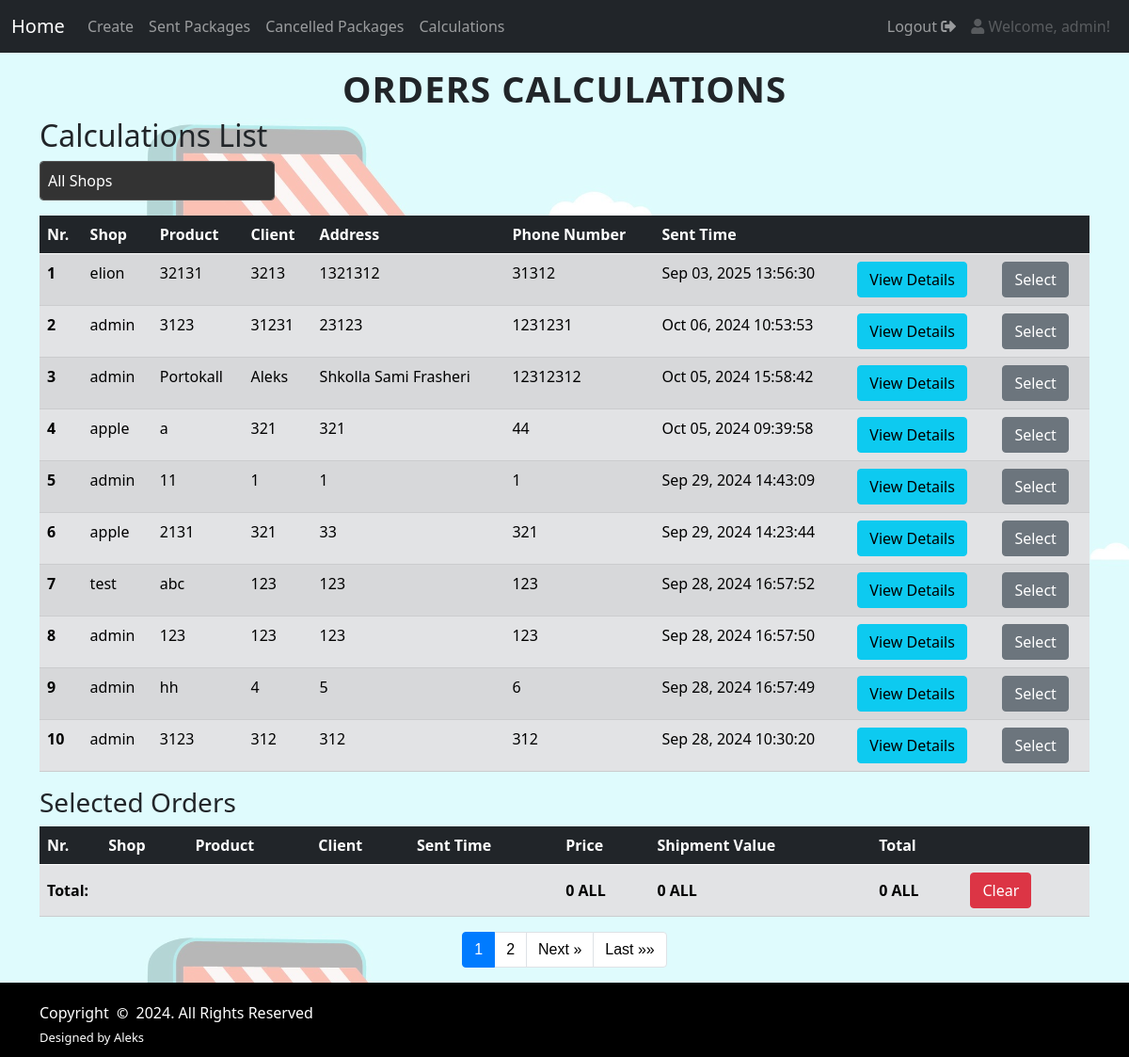
Screenshot of /core/order_calculations (signed in) with the database file from the repository.
### core/models.py (models this page shows, shortened)
class SentPackages(models.Model):
    id = models.UUIDField(primary_key=True, default=uuid.uuid4, editable=False)
    shop = models.ForeignKey(User, on_delete=models.CASCADE, related_name='sent_packages', default=1)
    product = models.CharField(max_length=50)
    price = models.IntegerField(blank=True, null=True)
    shipment_value = models.IntegerField(blank=True, null=True)
    total = models.IntegerField(blank=True, null=True)
    client = models.CharField(max_length=50)
    address = models.CharField(max_length=100)
    phone_number = models.IntegerField()
    ordered_time = models.DateTimeField()
    date_sent = models.DateTimeField(default=timezone.now)
    image = models.ImageField(upload_to='uploads/', blank=True, null=True)

### core/views/order_calculations.py (the view, shortened to what this page needs)
# urls.py: path('order_calculations', order_calculations, name="order_calculations"),
def order_calculations(request):
    template_name = 'core/order_calculations.html'
    shops = User.objects.all()
    if request.user.is_superuser:
        selected_shop = request.GET.get('shop')
        if selected_shop:
            orders = SentPackages.objects.filter(shop_id=selected_shop).order_by("-date_sent")
        else:
            orders = SentPackages.objects.order_by("-date_sent")
    else:
        orders = SentPackages.objects.filter(shop=request.user).order_by("-date_sent")
    selected_orders = request.session.get('selected_orders', [])
    selected_orders_objs = SentPackages.objects.filter(id__in=selected_orders).order_by("-date_sent")
    total_sum = sum(order.total for order in selected_orders_objs)
    total_shipment_value = sum(order.shipment_value for order in selected_orders_objs)
    total_price = sum(order.price for order in selected_orders_objs)
    paginator = Paginator(orders, 10)
    page_number = request.GET.get('page')
    page_obj = paginator.get_page(page_number)
    context = {
        'page_obj': page_obj,
        'selected_orders_objs': selected_orders_objs,
        'total_sum': total_sum,
        'total_shipment_value': total_shipment_value,
        'total_price': total_price,
        'shops': shops,
    }
    return render(request, template_name, context)

### core/templates/core/order_calculations.html (shortened to what this page needs)
<!DOCTYPE html>
{% load static %}
<html lang="en" xmlns:shop.id xmlns:shop.id
<head>
    <link href="https://cdn.jsdelivr.net/npm/bootstrap@5.0.2/dist/css/bootstrap.min.css"
 rel="stylesheet">
    <link href="https://cdnjs.cloudflare.com/ajax/libs/font-awesome/5.15.4/css/all.min.css" rel="stylesheet">
    <link rel="stylesheet" href="https://cdnjs.cloudflare.com/a xmlns:shop.id>jax/libs/font-awesome/5.15.4/css/all.min.css">
    <link href="{% static 'css/order_calculations.css' %}" rel="stylesheet" type="text/css"/>
</head>
<body>
{% include 'navbar.html' %}
<h1 class="text-center fancy-title">ORDERS CALCULATIONS</h1>
    <div class="container" id="calc">
    <h2>Calculations List</h2>
    {% if user.is_superuser %}
    <form method="get" class="mb-3">
        <div class="form-group">
            <select name="shop" id="shop" class="form-control" onchange="this.form.submit()">
                <option value="">All Shops</option>
            </select>
        </div>
    </form>
    {% endif %}
<form method="POST" action="{% url 'order_calculations' %}">
    <table class="table table-secondary table-striped">
        <thead class="table-dark">
            <tr>
                <th scope="col">Nr.</th>
                <th scope="col">Shop</th>
                <th scope="col">Product</th>
                <th scope="col">Client</th>
                <th scope="col">Address</th>
                <th scope="col">Phone Number</th>
                <th scope="col">Sent Time</th>
                <th scope="col"></th>
                <th scope="col"></th>
            </tr>
        </thead>
        <tbody>
            {% for order in page_obj %}
            <tr>
                <th scope="row">{{ forloop.counter|add:page_obj.start_index|add:"-1" }}</th>
                <td>{{ order.shop }}</td>
                <td>{{ order.product }}</td>
                <td>{{ order.client }}</td>
                <td>{{ order.address }}</td>
                <td>{{ order.phone_number }}</td>
                <td>{{ order.date_sent|date:"M d, Y H:i:s" }}</td>
                <th scope="row"><a class="btn btn-info" href="{% url 'info' order.id %}">View Details</a></th>
                <td>
                    <button type="submit" name="select_order" value="{{ order.id }}"
                            class="btn {% if order.id|stringformat:"s" in request.session.selected_orders %}btn-success
                                        {% else %}btn-secondary{% endif %}">
                        {% if order.id|stringformat:"s" in request.session.selected_orders %}
                            Selected
                        {% else %}
                            Select
                        {% endif %}
                    </button>
                </td>
            </tr>
            {% endfor %}
        </tbody>
    </table>
<h3>Selected Orders</h3>
<table class="table table-secondary table-striped" id="selected-orders-table">
    <thead class="table-dark">
        <tr>
            <th scope="col">Nr.</th>
            <th scope="col">Shop</th>
            <th scope="col">Product</th>
            <th scope="col">Client</th>
            <th scope="col">Sent Time</th>
            <th scope="col">Price</th>
            <th scope="col">Shipment Value</th>
            <th scope="col">Total</th>
            <th scope="col"></th>
        </tr>
    </thead>
    <tbody id="selected-orders-body">
        <tfoot>
        <tr>
            <td colspan="5.5"><strong>Total:</strong></td>
            <td><strong>{{ total_price }} ALL</strong></td>
            <td><strong>{{ total_shipment_value }} ALL</strong></td>
            <td><strong>{{ total_sum }} ALL</strong></td>
            <td>
                <button type="submit" name="remove_all" value="true" class="btn btn-danger">Clear</button>
            </td>
        </tr>
        </tfoot>
</table>
</form>
    <nav aria-label="Page navigation">
        <ul class="pagination justify-content-center">
            {% for num in page_obj.paginator.page_range %}
            <li class="page-item {% if page_obj.number == num %}active{% endif %}"><a class="page-link" href="?page={{ num }}{% if request.GET.shop %}&shop={{ request.GET.shop }}{% endif %}">{{ num }}</a></li>
            {% endfor %}
            {% if page_obj.has_next %}
            <li class="page-item"><a class="page-link" href="?page={{ page_obj.next_page_number }}{% if request.GET.shop %}&shop={{ request.GET.shop }}{% endif %}">Next &raquo;</a></li>
            <li class="page-item"><a class="page-link" href="?page={{ page_obj.paginator.num_pages }}{% if request.GET.shop %}&shop={{ request.GET.shop }}{% endif %}">Last &raquo;&raquo;</a></li>
            {% endif %}
        </ul>
    </nav>
    </div>
{% include 'footer.html' %}
</body>
</html>

### templates/navbar.html (shortened to what this page needs)
<nav class="navbar navbar-expand-lg navbar-dark bg-dark">
  <div class="container-fluid">
    <a class="navbar-brand" href="{% url 'home' %}">Home</a>
    <div class="collapse navbar-collapse" id="navbarSupportedContent">
      <ul class="navbar-nav me-auto mb-2 mb-lg-0">
        <li class="nav-item">
          <a class="nav-link" href="{% url 'create' %}">Create</a>
        </li>
        <li class="nav-item">
          <a class="nav-link" href="{% url 'sent_packages' %}">Sent Packages</a>
        </li>
        <li class="nav-item">
          <a class="nav-link" href="{% url 'cancelled_packages' %}">Cancelled Packages</a>
        </li>
        <li class="nav-item">
          <a class="nav-link" href="{% url 'order_calculations' %}">Calculations</a>
        </li>
      </ul>
      <ul class="navbar-nav ms-auto mb-2 mb-lg-0">
        {% if user.is_authenticated %}
          <li class="nav-item">
            <a class="nav-link" href="{% url 'logout' %}">Logout <i class="fas fa-sign-out-alt"></i></a>
          </li>
          <li class="nav-item">
            <a class="nav-link disabled" href="#"> <i class="fas fa-user"></i> Welcome, {{ user.username }}!</a>
          </li>
        {% endif %}
      </ul>
    </div>
  </div>
</nav>

### static/css/order_calculations.css (style rules this page uses)
#calc { min-height: 70vh; display: flex; flex-direction: column; }
h1.fancy-title { margin-top: 15px; font-size: 2.4rem; letter-spacing: 1px; font-weight: bold; }
body { background-image: url('/static/image/background.jpg'); background-color: rgba(255, 255, 255, 0.7); background-blend-mode: lighten; background-size: 90%; }
.form-group { max-width: 250px; margin-left: 0; }
.form-control { background-color: #333; color: #fff; border: 1px solid #555; border-radius: 0.25rem; padding: 0.5rem; width: 100%; transition: background-color 0.3s ease, border-color 0.3s ease, box-shadow 0.3s ease; }
.form-control option { background-color: #333; color: #fff; }
.pagination { width: 100%; padding: 0 1rem; display: flex; justify-content: center; font-family: cursive, sans-serif; }
.page-link { color: #000; background-color: #fff; border: 1px solid #dee2e6; text-decoration: none; transition: background-color 0.15s ease-in-out, color 0.15s ease-in-out; }
.page-item.active .page-link { background-color: #007bff; color: #fff; border-color: #007bff; }

### rows the page displays
SentPackages: shop "elion", product "32131", client "3213", address "1321312", phone_number "31312", date_sent "Sep 03, 2025 13:56:30", shows "Select"
SentPackages: shop "admin", product "3123", client "31231", address "23123", phone_number "1231231", date_sent "Oct 06, 2024 10:53:53", shows "Select"
SentPackages: shop "admin", product "Portokall", client "Aleks", address "Shkolla Sami Frasheri", phone_number "12312312", date_sent "Oct 05, 2024 15:58:42", shows "Select"
SentPackages: shop "apple", product "a", client "321", address "321", phone_number "44", date_sent "Oct 05, 2024 09:39:58", shows "Select"
SentPackages: shop "admin", product "11", client "1", address "1", phone_number "1", date_sent "Sep 29, 2024 14:43:09", shows "Select"
SentPackages: shop "apple", product "2131", client "321", address "33", phone_number "321", date_sent "Sep 29, 2024 14:23:44", shows "Select"
SentPackages: shop "test", product "abc", client "123", address "123", phone_number "123", date_sent "Sep 28, 2024 16:57:52", shows "Select"
SentPackages: shop "admin", product "123", client "123", address "123", phone_number "123", date_sent "Sep 28, 2024 16:57:50", shows "Select"
SentPackages: shop "admin", product "hh", client "4", address "5", phone_number "6", date_sent "Sep 28, 2024 16:57:49", shows "Select"
SentPackages: shop "admin", product "3123", client "312", address "312", phone_number "312", date_sent "Sep 28, 2024 10:30:20", shows "Select"

### other values shown
{{ user.username }} "admin"
{{ total_price }} "0"
{{ total_shipment_value }} "0"
{{ total_sum }} "0"
{{ num }} "1" "2"
